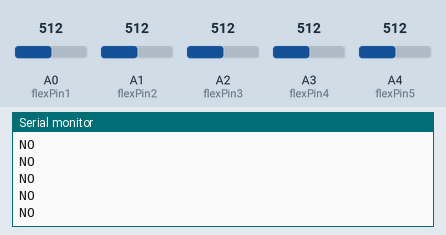
Simulated run of this sketch. Board: Arduino Uno, built with avr-gcc and run on an emulated ATmega328P. Shown: the last lines printed to the serial monitor. The test bench sets the inputs (shaded band); at power-on: A0 (flexPin1) = 512, A1 (flexPin2) = 512, A2 (flexPin3) = 512, A3 (flexPin4) = 512, A4 (flexPin5) = 512.

Above: at 1.2 s.
1.3 s: A0 (flexPin1) set to 532
At 1.56 s:
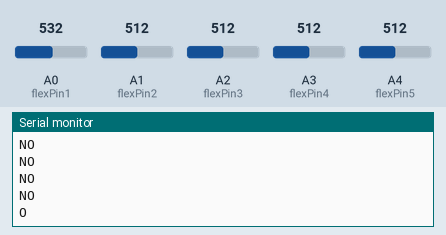
3.4 s: A1 (flexPin2) set to 533
At 3.65 s:
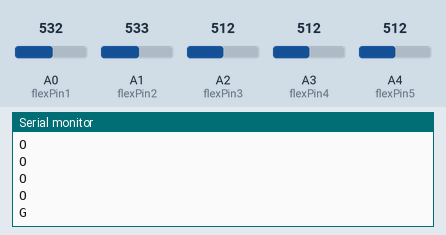
5.5 s: A2 (flexPin3) set to 537
At 5.88 s:
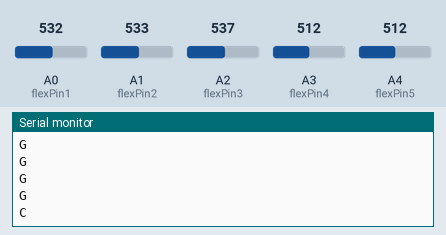

The sketch:

arduino_with_5_flex_sensors.ino
```cpp
const int flexPin1 = A0;
const int flexPin2 = A1;
const int flexPin3 = A2;
const int flexPin4 = A3;
const int flexPin5 = A4;

int value, i;
int initialSum1=0, sum1;
int initialSum2=0, sum2;
int initialSum3=0, sum3;
int initialSum4=0, sum4;
int initialSum5=0, sum5;
String a,b,c,d,e;

void setup()
{
  pinMode(flexPin1, INPUT);
  pinMode(flexPin2, INPUT);
  pinMode(flexPin3, INPUT);
  pinMode(flexPin4, INPUT);
  pinMode(flexPin5, INPUT);
  Serial.begin(9600);
  for(i=0; i<10; ++i)
  {
    value=analogRead(flexPin1);
    initialSum1 += value;
    value=analogRead(flexPin2);
    initialSum2 += value;
    value=analogRead(flexPin3);
    initialSum3 += value;
    value=analogRead(flexPin4);
    initialSum4 += value;
    value=analogRead(flexPin5);
    initialSum5 += value;
  }
}

void loop()
{
  sum1=sum2=sum3=sum4=sum5=0;
  a=b=c=d=e="1";
  for(i=0; i<10; ++i)
  {
    value = analogRead(flexPin1);
    sum1 += value;
    value = analogRead(flexPin2);
    sum2 += value;
    value = analogRead(flexPin3);
    sum3 += value;
    value = analogRead(flexPin4);
    sum4 += value;
    value = analogRead(flexPin5);
    sum5 += value;
  }
  delay(125);
  if ( (sum1-initialSum1)>100 )
    a="0";
  if ( (sum2-initialSum2)>100 )
    b="0";
  if ( (sum3-initialSum3)>100 )
    c="0";
  if ( (sum4-initialSum4)>100 )
    d="0";
  if ( (sum5-initialSum5)>100 )
    e="0";
  String s=a+b+c+d+e;
  if(s=="11111")
    Serial.write("NO\n");
  else if(s=="00001")
    Serial.write("A\n");
  else if(s=="00010")
    Serial.write("B\n");
  else if(s=="00011")
    Serial.write("C\n");
  else if(s=="00100")
    Serial.write("D\n");
  else if(s=="00101")
    Serial.write("E\n");
  else if(s=="00110")
    Serial.write("F\n");
  else if(s=="00111")
    Serial.write("G\n");
  else if(s=="01000")
    Serial.write("H\n");
  else if(s=="01001")
    Serial.write("I\n");
  else if(s=="01010")
    Serial.write("J\n");
  else if(s=="01011")
    Serial.write("K\n");
  else if(s=="01100")
    Serial.write("L\n");
  else if(s=="01101")
    Serial.write("M\n");
  else if(s=="01110")
    Serial.write("N\n");
  else if(s=="01111")
    Serial.write("O\n");
  else if(s=="10000")
    Serial.write("P\n");
  else if(s=="10001")
    Serial.write("Q\n");
  else if(s=="10010")
    Serial.write("R\n");
  else if(s=="10011")
    Serial.write("S\n");
  else if(s=="10100")
    Serial.write("T\n");
  else if(s=="10101")
    Serial.write("U\n");
  else if(s=="10110")
    Serial.write("V\n");
  else if(s=="10111")
    Serial.write("W\n");
  else if(s=="11000")
    Serial.write("X\n");
  else if(s=="11001")
    Serial.write("Y\n");
  else if(s=="11010")
    Serial.write("Z\n");
}
```

Measured:
- the behaviour switches between 522 and 523 on A0 (flexPin1) (found by bisection; images 0 and 1)
- the behaviour switches between 522 and 523 on A1 (flexPin2) (found by bisection; images 1 and 2)
- the behaviour switches between 522 and 523 on A2 (flexPin3) (found by bisection; images 2 and 3)
- after the input at 1.3 s, the serial monitor: prints a new line after 0.14 s (image 1)
- after the input at 3.4 s, the serial monitor: prints a new line after 0.13 s (image 2)
- after the input at 5.5 s, the serial monitor: prints a new line after 0.26 s (image 3)
